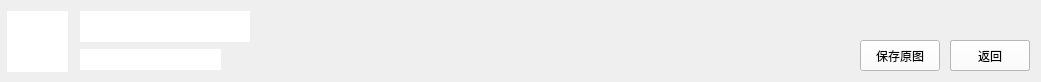
<?xml version="1.0" encoding="UTF-8"?>
<ui version="4.0">
 <class>Frame</class>
 <widget class="QFrame" name="Frame">
  <property name="geometry">
   <rect>
    <x>0</x>
    <y>0</y>
    <width>1041</width>
    <height>82</height>
   </rect>
  </property>
  <property name="windowTitle">
   <string>Frame</string>
  </property>
  <widget class="Show_Head_Label" name="user_pic_label">
   <property name="geometry">
    <rect>
     <x>7</x>
     <y>11</y>
     <width>61</width>
     <height>61</height>
    </rect>
   </property>
   <property name="styleSheet">
    <string notr="true">background-color: rgb(255, 255, 255);</string>
   </property>
   <property name="text">
    <string/>
   </property>
  </widget>
  <widget class="QLabel" name="authText">
   <property name="geometry">
    <rect>
     <x>80</x>
     <y>49</y>
     <width>141</width>
     <height>21</height>
    </rect>
   </property>
   <property name="styleSheet">
    <string notr="true">background-color: rgba(255, 255, 255, 255);
color: rgb(255, 255, 255);</string>
   </property>
   <property name="text">
    <string/>
   </property>
   <property name="wordWrap">
    <bool>true</bool>
   </property>
  </widget>
  <widget class="QPushButton" name="moreButton">
   <property name="geometry">
    <rect>
     <x>950</x>
     <y>40</y>
     <width>80</width>
     <height>31</height>
    </rect>
   </property>
   <property name="styleSheet">
    <string notr="true">background-color: rgb(255, 255, 255);</string>
   </property>
   <property name="text">
    <string>更多</string>
   </property>
  </widget>
  <widget class="QPushButton" name="saveButton">
   <property name="geometry">
    <rect>
     <x>860</x>
     <y>40</y>
     <width>80</width>
     <height>31</height>
    </rect>
   </property>
   <property name="styleSheet">
    <string notr="true">background-color: rgb(255, 255, 255);</string>
   </property>
   <property name="text">
    <string>保存原图</string>
   </property>
  </widget>
  <widget class="QPushButton" name="escapeDownloadPageButton">
   <property name="geometry">
    <rect>
     <x>950</x>
     <y>40</y>
     <width>80</width>
     <height>31</height>
    </rect>
   </property>
   <property name="styleSheet">
    <string notr="true">background-color: rgb(255, 255, 255);</string>
   </property>
   <property name="text">
    <string>返回</string>
   </property>
  </widget>
  <widget class="QLabel" name="titleText">
   <property name="geometry">
    <rect>
     <x>80</x>
     <y>11</y>
     <width>170</width>
     <height>31</height>
    </rect>
   </property>
   <property name="styleSheet">
    <string notr="true">background-color: rgba(255, 255, 255, 255);
color: rgb(255, 255, 255);</string>
   </property>
   <property name="text">
    <string/>
   </property>
   <property name="wordWrap">
    <bool>true</bool>
   </property>
  </widget>
 </widget>
 <customwidgets>
  <customwidget>
   <class>Show_Head_Label</class>
   <extends>QLabel</extends>
   <header>Pixiv_Widget.My_Widget.h</header>
  </customwidget>
 </customwidgets>
 <resources/>
 <connections/>
</ui>
